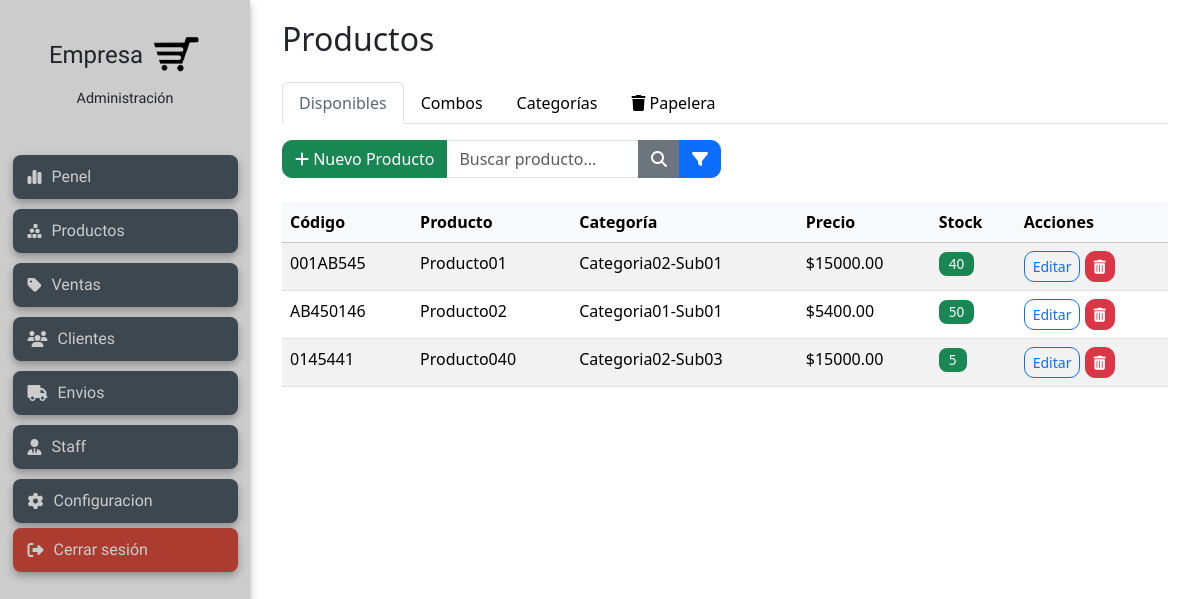
The page /products/ (signed in) on the database as committed earlier.
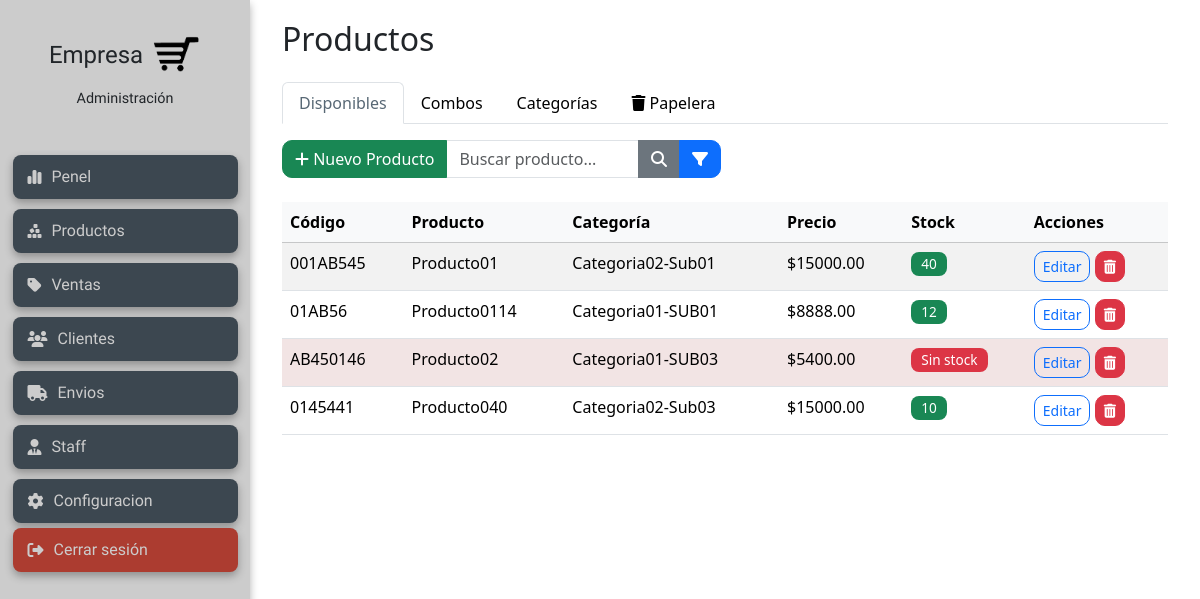
The same page on the database as committed later.
### products/models.py (models this page shows, shortened)
class Product(models.Model):
    code = models.CharField(max_length=50, unique=True, verbose_name="Código del Producto", blank=True, null=True)
    name = models.CharField(max_length=200, verbose_name="Nombre")
    description = models.TextField(blank=True, verbose_name="Descripción")
    category = models.ForeignKey(
        Category,
        on_delete=models.SET_NULL,
        null=True, blank=True,
        related_name="products",
        verbose_name="Subcategoría"
    )
    price = models.DecimalField(max_digits=10, decimal_places=2, verbose_name="Precio")
    stock = models.IntegerField(verbose_name="Stock")
    available = models.BooleanField(default=True, verbose_name="Disponible")
    created = models.DateTimeField(auto_now_add=True, verbose_name="Fecha de creación")
    updated = models.DateTimeField(auto_now=True, verbose_name="Última modificación")
    class Meta:
        verbose_name = "Producto"
        verbose_name_plural = "Productos"
        ordering = ['name']

class Category(models.Model):
    name = models.CharField(max_length=100, unique=True, verbose_name="Nombre")
    slug = models.SlugField(max_length=100, unique=True, blank=True)
    parent = models.ForeignKey(
        'self',
        on_delete=models.CASCADE,
        null=True,
        blank=True,
        related_name='children',
        verbose_name="Categoría Padre"
    )
    class Meta:
        verbose_name = "Categoría"
        verbose_name_plural = "Categorías"
        ordering = ['name']

### products/views.py (the view)
# urls.py: path('', views.product_list, name='product_list'),
@login_required
def product_list(request):
    category_filter = request.GET.get('category')
    status_filter = request.GET.get('status')
    search_query = request.GET.get('search') or ''  # <- evita "None"
    products = Product.objects.filter(available=True)
    if search_query:
        products = products.filter(Q(name__icontains=search_query) | Q(code__icontains=search_query))
    if category_filter:
        products = products.filter(category_id=category_filter)
    if status_filter == 'in_stock':
        products = products.filter(stock__gt=0)
    elif status_filter == 'out_of_stock':
        products = products.filter(stock__exact=0)
    context = {
        'products': products,
        'categories': Category.objects.all(),
        'filters': {'category': category_filter, 'status': status_filter, 'search': search_query},
        'active_tab': 'available',
    }
    return render(request, 'products/product_list.html', context)

### products/templates/products/product_list.html (shortened to what this page needs)
{% extends "products/products_layout.html" %}
{% load static %}
{% block product_content %}
    <form method="get" class="mb-4">
    <div class="row g-2 align-items-end">
        <div class="col-md-6 position-relative">
            <div class="input-group">
                <a href="{% url 'products:product_create' %}" class="btn btn-success ">
                <i class="fa-solid fa-plus"></i> Nuevo Producto
                </a>
                <input type="text" name="search" id="search"
                        value="{{ filters.search|default_if_none:'' }}"|
                        class="form-control" placeholder="Buscar producto...">
                <button class="btn btn-secondary" type="submit">
                    <i class="fa-solid fa-search"></i>
                </button>
                <button class="btn btn-primary" type="button" id="btnFilterToggle" title="Mostrar/Ocultar filtros">
                    <i class="fa-solid fa-filter"></i>
                </button>
            </div>
        </div>
    </div>
    </form>
    <div>
        <table class="table table-hover table-striped">
            <thead class="table-light">
                <tr>
                    <th>Código</th>
                    <th>Producto</th>
                    <th>Categoría</th>
                    <th>Precio</th>
                    <th>Stock</th>
                    <th>Acciones</th>
                </tr>
            </thead>
            <tbody>
                {% for product in products %}
                <tr class="{% if product.stock == 0 %} resaltado-rojo {% endif %}">
                    <td>{{ product.code|default:"N/A" }}</td>
                    <td>{{ product.name }}</td>
                    <td>{{ product.category.name }}</td>
                    <td>${{ product.price|floatformat:2 }}</td>
                    <td>
                        <span class="badge {% if product.stock > 0 %}bg-success{% else %}bg-danger{% endif %}">
                            {% if product.stock > 0 %} {{ product.stock }}{% else %}Sin stock {% endif %}
                        </span>
                    </td>
                    <td>
                        <a href="{% url 'products:product_edit' product.id %}" class="btn btn-sm btn-outline-primary" title="Editar">
                            Editar
                        </a>
                        <button type="button" class="btn btn-sm btn-danger" data-bs-toggle="modal" data-bs-target="#deleteModal{{ product.id }}" title="Eliminar (a papelera)">
                            <i class="fa-solid fa-trash-can"></i>
                        </button>
                    </td>
                </tr>
                {% empty %}
                <tr>
                    <td colspan="6" class="text-center">No hay productos disponibles.</td>
                </tr>
                {% endfor %}
            </tbody>
        </table>
    </div>
{% endblock product_content %}

### products/templates/products/products_layout.html
{% extends "management/layout_management.html" %}
{% block content %}
<div class="container-fluid" id="product_section">
    <h2 class="mb-4">Productos</h2>
    <ul class="nav nav-tabs" id="productTab" role="tablist">
        <li class="nav-item">
            <a class="nav-link {% if active_tab == 'available' %}active{% endif %}" href="{% url 'products:product_list' %}" role="tab">
                Disponibles
            </a>
        </li>
        <li class="nav-item">
            <a class="nav-link {% if active_tab == 'combos' %}active{% endif %}" href="{% url 'products:combo_list' %}" role="tab">
               Combos
            </a>
        </li>
        <li class="nav-item">
            <a class="nav-link {% if active_tab == 'categories' %}active{% endif %}" href="{% url 'products:category_list' %}" role="tab">
               Categorías
            </a>
        </li>
        <li class="nav-item">
            <a class="nav-link {% if active_tab == 'trash' %}active{% endif %}" href="{% url 'products:product_trash' %}" role="tab">
                <i class="fa-solid fa-trash"></i> Papelera
            </a>
        </li>
    </ul>
    <div class="tab-content mt-3">
        {% block product_content %}{% endblock product_content %}
    </div>
</div>
{% endblock %}

### management/templates/management/layout_management.html (shortened to what this page needs)
{% load static %}
<!DOCTYPE html>
<html lang="es">
<head>
	<link href="https://cdn.jsdelivr.net/npm/bootstrap@5.3.3/dist/css/bootstrap.min.css" rel="stylesheet">
    <link rel="stylesheet" href="https://cdnjs.cloudflare.com/ajax/libs/font-awesome/6.5.0/css/all.min.css">
    <link rel="stylesheet" type="text/css" href="{% static 'css/styleManagement.css' %}?v=2">
</head>
<body>
    <div class="admin-wrapper">
        <aside class="sidebar">
            <div class="sidebar-header">
                <div class="logo-container d-flex flex-row align-items-center justify-content-center">
                    <h1 class="logo-title mb-0">Empresa</h1>
                    <img src="{% static 'logo/logo.png' %}" alt="logo" class="logo-img ms-2">
                </div>
                <p class="subtitle text-center mt-2">Administración</p>
            </div>
            <nav class="nav-menu">
                <a href="{% url 'management:panel' %}" class="nav-link" id="nav-management"><i class="fa-solid fa-chart-simple"></i> Penel</a>
                <a href="{% url 'products:product_list' %}" class="nav-link" id="nav-management"><i class="fa-solid fa-cubes-stacked"></i> Productos</a>
                <a href="#" class="nav-link" id="nav-management"><i class="fa-solid fa-tag"></i>Ventas</a>
                <a href="#" class="nav-link" id="nav-management"><i class="fa-solid fa-users"></i>Clientes</a>
                <a href="#" class="nav-link" id="nav-management"><i class="fa-solid fa-truck"></i></i>Envios</a>
                <a href="{% url 'staff:vendedor_list' %}" class="nav-link" id="nav-management"><i class="fa-solid fa-user-tie"></i>Staff</a>
                <a href="#" class="nav-link" id="nav-management"><i class="fa-solid fa-gear"></i> Configuracion</a>
                <a href="{% url 'management:logout' %}" class="nav-link logout" id="nav-management"><i class="fa-solid fa-sign-out-alt"></i> Cerrar sesión</a>
            </nav>
        </aside>
        <main class="col" style="margin:20px">
            {% block content %}
            {% endblock %}
        </main>
    </div>
</body>
</html>

### static/css/styleManagement.css (style rules this page uses)
body { margin: 0; font-family: 'Segoe UI', sans-serif; }
.btn { border-radius: 10px; }
.admin-wrapper { display: flex; min-height: 100vh; }
.sidebar { display: flex; width: 250px; background-color: #cccccc; flex-direction: column; align-items: center; padding-top: 30px; box-shadow: 0 4px 8px rgba(0, 0, 0, 0.3); }
.sidebar-header { text-align: center; }
.logo-container { display: flex; align-items: center; justify-content: center; }
.logo-img { width: 50px; height: 50px; object-fit: contain; }
.logo-title { font-family: "Federo", sans-serif; font-size: 1.5rem; }
.subtitle { font-family: "Faculty Glyphic", sans-serif; font-size: 0.9rem; margin: 0; }
.nav-menu { margin-top: 40px; width: 100%; display: flex; flex-direction: column; align-items: center; }
#nav-management { font-family: "Farro", sans-serif; width: 90%; padding: 10px 15px; margin: 5px 0; text-decoration: none; background-color: #3c4750; color:#cccccc; border-radius: 8px; text-align: left; display: flex; align-items: center; gap: 10px; transition: background-color 0.3s; box-shadow: 0 4px 8px rgba(0, 0, 0, 0.3); }
#nav-management.logout { margin-top: auto; margin-bottom: 20px; background-color: #ac3c30; }
.resaltado-rojo td { background-color: rgb(255, 240, 240) !important; }
.badge { font-size: 0.85rem; padding: 5px 10px; border-radius: 8px; font-weight: 500; }
#productTab .nav-link.active { color: #586875 !important; font-weight: 500; }
#productTab .nav-link { color: #000 !important; }

Rows that differ between the two databases and show on the page:
added Product: code "01AB56", name "Producto0114", category.name "Categoria01-SUB01", price "8888.00", stock "12"
changed Product "AB450146": category.name "Categoria01-Sub01" → "Categoria01-SUB03"; stock "50" → (not shown); now shows "Sin stock"
changed Product "Producto040": stock "5" → "10"
